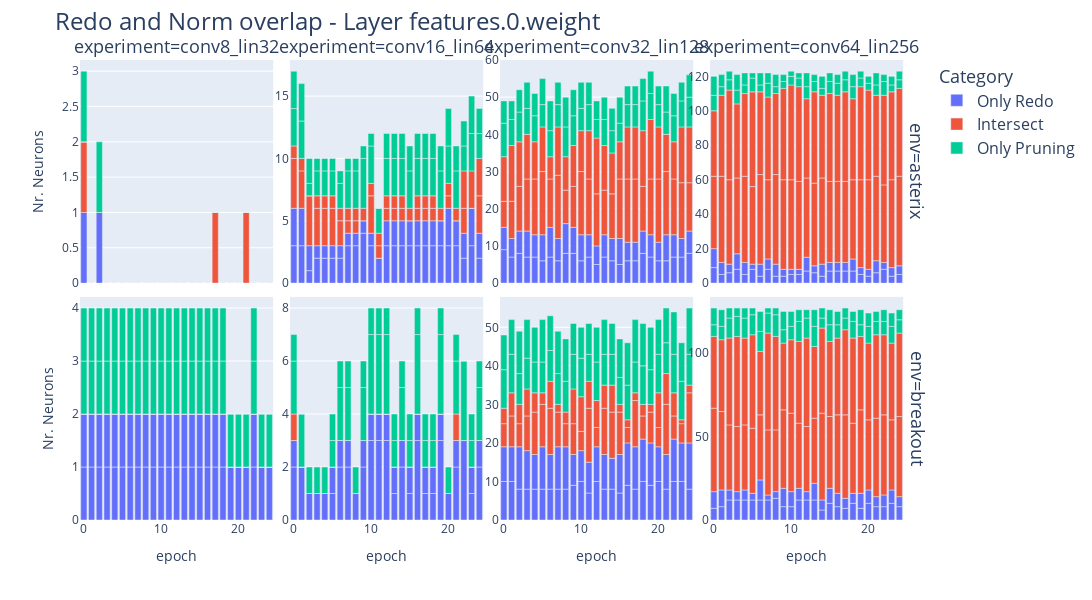
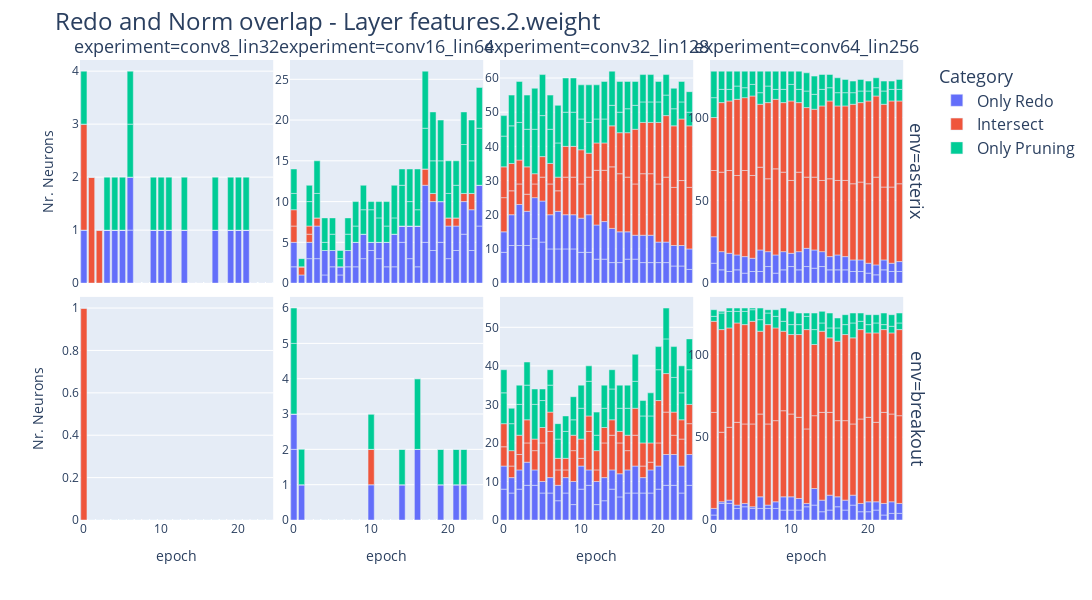
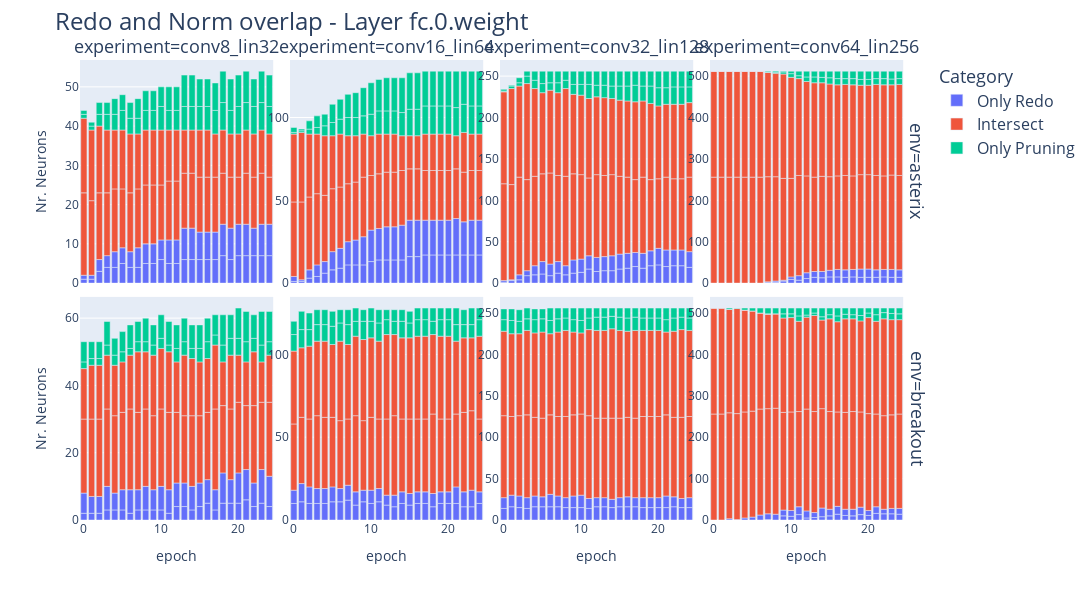

Write notebook code for charts like these, in order.
### Code cell
experiment_order = ["conv8_lin32", "conv16_lin64", "conv32_lin128", "conv64_lin256"]

for layer in df_res["layer"].unique():
    sub_df = df_res[(df_res["tau"] == 0.025) & (df_res["layer"] == layer)]
    sub_df = sub_df[sub_df["env"].isin(envs_to_keep)]

    # melted_df = sub_df.melt(id_vars=['env', 'experiment', 'epoch'],
    #                         value_vars=['nr_only_redo', 'nr_intersect', 'nr_only_pruning'],
    #                         var_name='Category', value_name='Value')

    # fig = px.bar(melted_df, x="epoch", y="Value", color="Category", facet_row="env", facet_col="experiment",
    #             category_orders={"experiment": experiment_order},
    #             height=600)

    # title = f"Redo and Norm overlap - Layer {layer} shared Y"
    # file_path = f"imgs/{title}.png"

    # # Save the figure as a PNG image
    # pio.write_image(fig, file_path)

    # fig.update_layout(title=title)
    # fig.show()

    melted_df = sub_df.melt(
        id_vars=["env", "experiment", "epoch"],
        value_vars=["nr_only_redo", "nr_intersect", "nr_only_pruning"],
        var_name="Category",
        value_name="Value",
    )

    melted_df = melted_df.rename(columns={"Value": "Nr. Neurons"})
    melted_df["Category"] = melted_df["Category"].replace(
        {
            "nr_only_redo": "Only Redo",
            "nr_intersect": "Intersect",
            "nr_only_pruning": "Only Pruning",
        }
    )

    fig = px.bar(
        melted_df,
        x="epoch",
        y="Nr. Neurons",
        color="Category",
        facet_row="env",
        facet_col="experiment",
        category_orders={"experiment": experiment_order},
        height=600,
        width=1500,
    )

    fig.update_yaxes(matches=None, showticklabels=True)

    title = f"Redo and Norm overlap - Layer {layer}"
    file_path = f"imgs/{title}.png"

    # Save the figure as a PNG image
    pio.write_image(fig, file_path)

    fig.update_layout(
        title=title,
        title_font=dict(size=24),  # Adjust the size as per your requirement
        legend_title_font=dict(size=18),  # Adjust the size as per your requirement
        legend_font=dict(size=16),  # Adjust the size as per your requirement
    )

    # Update row and column facet font sizes
    for annotation in fig.layout.annotations:
        annotation.font.size = 18

    fig.show()
